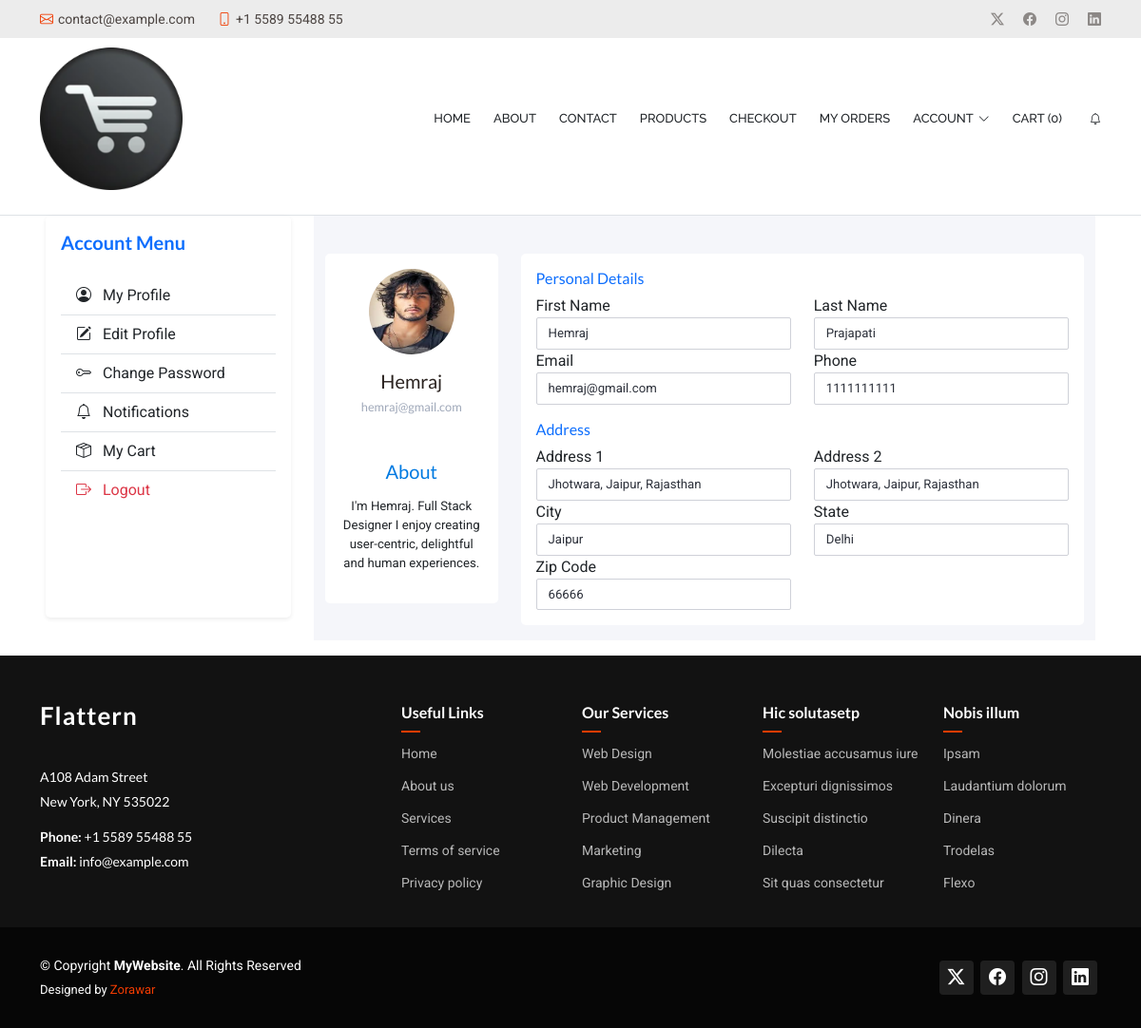
Screenshot of /myaccount.php (signed in) with the database file from the repository.
### tables this page shows
CREATE TABLE `new_project_table` (
  `id` int(11) NOT NULL,
  `user_id` varchar(20) NOT NULL,
  `first_name` varchar(100) DEFAULT NULL,
  `last_name` varchar(100) DEFAULT NULL,
  `user_image` varchar(255) DEFAULT NULL,
  `email` varchar(150) DEFAULT NULL,
  `password` varchar(255) DEFAULT NULL,
  `phone_number` varchar(20) DEFAULT NULL,
  `address` text DEFAULT NULL,
  `address2` text DEFAULT NULL,
  `city` varchar(100) DEFAULT NULL,
  `state` varchar(100) DEFAULT NULL,
  `zip` varchar(20) DEFAULT NULL,
  `added_on` varchar(30) DEFAULT NULL,
  `status` enum('t','f') DEFAULT 't'
);

### new_project_class.php (called while the page is built, shortened)
<?php
        class new_project_work
        {
            public function select_user_data($connect)
            {
                $select ="select *from `new_project_table` where user_id = '".$_SESSION['user_id']."'";
                $reselect = mysqli_query($connect,$select);
                $numrow = mysqli_num_rows($reselect);
                if($numrow)
                {
                    $row = mysqli_fetch_array($reselect);
                    return $row;
                }
                else
                {
                    return 0;
                }
            }
        }
?>

### myaccount.php (the view)
<?php
        include("include/header.php");
        if(empty($_SESSION['user_id']))
        {
            echo "<script>window.location.href = 'login1.php';</script>";
            exit();
        }
        else
        {
            $myaccount = $new_project->select_user_data($connect);
?>
    <div class="row border-top px-xl-5 my-3">
        <?php include("include/myaccount_dashboard.php"); ?>
        <div class="col-lg-9">
            <div class="myaccount">
                <div class="container">
                    <div class="row gutters align-items-start">
                        <div class="col-xl-3 col-lg-3 col-md-12 col-sm-12 col-12">
                            <div class="card h-100">
                                <div class="card-body">
                                    <div class="account-settings">
                                        <div class="user-profile">
                                            <div class="user-avatar">
                                                <img src="uploads/<?php echo htmlspecialchars($myaccount['user_image']);?>" name="user_image" id="user_image" alt="Maxwell Admin">
                                            </div>
                                            <h5 class="user-name"><?php echo htmlspecialchars($myaccount['first_name']); ?></h5>
                                            <h6 class="user-email"><?php echo htmlspecialchars($myaccount['email']); ?></h6>
                                        </div>
                                        <div class="myaccount_about">
                                            <h5>About</h5>
                                            <p>I'm <?php echo htmlspecialchars($myaccount['first_name']); ?>. Full Stack Designer I enjoy creating user-centric, delightful and human experiences.</p>
                                        </div>
                                    </div>
                                </div>
                            </div>
                        </div>
                        <div class="col-xl-9 col-lg-9 col-md-12 col-sm-12 col-12">
                            <div class="card h-100">
                                <div class="card-body">
                                    <div class="row gutters">
                                        <div class="col-xl-12 col-lg-12 col-md-12 col-sm-12 col-12">
                                            <h6 class="mb-2 text-primary">Personal Details</h6>
                                        </div>
                                        <div class="col-xl-6 col-lg-6 col-md-6 col-sm-6 col-12">
                                            <div class="form-group">
                                                <label for="first_name">First Name</label>
                                                <input type="text" class="form-control" name="first_name" id="first_name" value="<?php echo htmlspecialchars($myaccount['first_name']); ?>" readonly>
                                            </div>
                                        </div>
                                        <div class="col-xl-6 col-lg-6 col-md-6 col-sm-6 col-12">
                                            <div class="form-group">
                                                <label for="last_name">Last Name</label>
                                                <input type="text" class="form-control" name="last_name" id="last_name" value="<?php echo htmlspecialchars($myaccount['last_name']); ?>" readonly>
                                            </div>
                                        </div>
                                        <div class="col-xl-6 col-lg-6 col-md-6 col-sm-6 col-12">
                                            <div class="form-group">
                                                <label for="email">Email</label>
                                                <input type="email" class="form-control" id="email" name="email" value="<?php echo htmlspecialchars($myaccount['email']); ?>" readonly>
                                            </div>
                                        </div>
                                        <div class="col-xl-6 col-lg-6 col-md-6 col-sm-6 col-12">
                                            <div class="form-group">
                                                <label for="phone_number">Phone</label>
                                                <input type="text" class="form-control" id="phone_number" name="phone_number" value="<?php echo htmlspecialchars($myaccount['phone_number']); ?>" readonly>
                                            </div>
                                        </div>
                                    </div>
                                    <div class="row gutters">
                                        <div class="col-xl-12 col-lg-12 col-md-12 col-sm-12 col-12">
                                            <h6 class="mt-3 mb-2 text-primary">Address</h6>
                                        </div>
                                        <div class="col-xl-6 col-lg-6 col-md-6 col-sm-6 col-12">
                                            <div class="form-group">
                                                <label for="address">Address 1</label>
                                                <input type="text" class="form-control" id="address" name="address" value="<?php echo htmlspecialchars($myaccount['address']); ?>" readonly>
                                            </div>
                                        </div>
                                        <div class="col-xl-6 col-lg-6 col-md-6 col-sm-6 col-12">
                                            <div class="form-group">
                                                <label for="address2">Address 2</label>
                                                <input type="text" class="form-control" id="address2" name="address2" value="<?php echo htmlspecialchars($myaccount['address2']); ?>" readonly>
                                            </div>
                                        </div>
                                        <div class="col-xl-6 col-lg-6 col-md-6 col-sm-6 col-12">
                                            <div class="form-group">
                                                <label for="city">City</label>
                                                <input type="text" class="form-control" id="city" name="city" value="<?php echo htmlspecialchars($myaccount['city']); ?>" readonly>
                                            </div>
                                        </div>
                                        <div class="col-xl-6 col-lg-6 col-md-6 col-sm-6 col-12">
                                            <div class="form-group">
                                                <label for="state">State</label>
                                                <input type="text" class="form-control" id="state" name="state" value="<?php echo htmlspecialchars($myaccount['state']); ?>" readonly>
                                            </div>
                                        </div>
                                        <div class="col-xl-6 col-lg-6 col-md-6 col-sm-6 col-12">
                                            <div class="form-group">
                                                <label for="zip">Zip Code</label>
                                                <input type="text" class="form-control" id="zip" name="zip" value="<?php echo htmlspecialchars($myaccount['zip']); ?>" readonly>
                                            </div>
                                        </div>
                                    </div>
                                </div>
                            </div>
                        </div>
                    </div>
                </div>
            </div>
        </div>
    </div>
<?php include("include/footer.php"); }?>

### assets/css/main.css (style rules this page uses)
:root { --default-font: "Roboto", system-ui, -apple-system, "Segoe UI", Roboto, "Helvetica Neue", Arial, "Noto Sans", "Liberation Sans", sans-serif, "Apple Color Emoji", "Segoe UI Emoji", "Segoe UI Symbol", "Noto Color Emoji"; --heading-font: "Lato", sans-serif; --nav-font: "Raleway", sans-serif; }
:root { --background-color: #ffffff; --default-color: #4d4643; --heading-color: #2b2320; --accent-color: #f03c02; --surface-color: #ffffff; --contrast-color: #ffffff; }
:root { --nav-color: #212529; --nav-hover-color: #f03c02; --nav-mobile-background-color: #ffffff; --nav-dropdown-background-color: #ffffff; --nav-dropdown-color: #212529; --nav-dropdown-hover-color: #f03c02; }
:root { scroll-behavior: smooth; }
body { color: var(--default-color); background-color: var(--background-color); font-family: var(--default-font); }
h1, h2, h3, h4, h5, h6 { color: var(--heading-color); font-family: var(--heading-font); }
input { font-family: inherit; color: inherit; -webkit-box-sizing: border-box; -moz-box-sizing: border-box; box-sizing: border-box; }
.myaccount { margin: 0; padding-top: 40px; color: #2e323c; background: #f5f6fa; position: relative; height: 100%; }
.account-settings .user-profile { margin: 0 0 1rem 0; padding-bottom: 1rem; text-align: center; }
.account-settings .user-profile .user-avatar { margin: 0 0 1rem 0; }
.account-settings .user-profile .user-avatar img { width: 90px; height: 90px; -webkit-border-radius: 100px; -moz-border-radius: 100px; border-radius: 100px; }
.account-settings .user-profile h5.user-name { margin: 0 0 0.5rem 0; }
.account-settings .user-profile h6.user-email { margin: 0; font-size: 0.8rem; font-weight: 400; color: #9fa8b9; }
.account-settings .myaccount_about { margin: 2rem 0 0 0; text-align: center; }
.account-settings .myaccount_about h5 { margin: 0 0 15px 0; color: #007ae1; }
.account-settings .myaccount_about p { font-size: 0.825rem; }
.form-control { border: 1px solid #cfd1d8; -webkit-border-radius: 2px; -moz-border-radius: 2px; border-radius: 2px; font-size: .825rem; background: #ffffff; color: #2e323c; }
.card { background: #ffffff; -webkit-border-radius: 5px; -moz-border-radius: 5px; border-radius: 5px; border: 0; margin-bottom: 1rem; }

### rows the page displays
new_project_table: user_image (picture), first_name "Hemraj", email "hemraj@gmail.com", last_name "Prajapati", phone_number "1111111111", address "Jhotwara, Jaipur, Rajasthan", address2 "Jhotwara, Jaipur, Rajasthan", city "Jaipur", state "Delhi", zip "66666"
